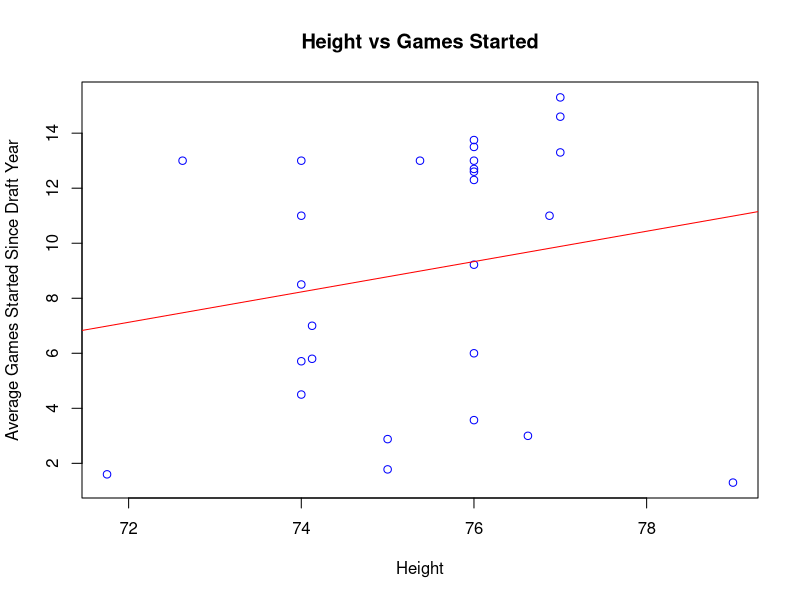
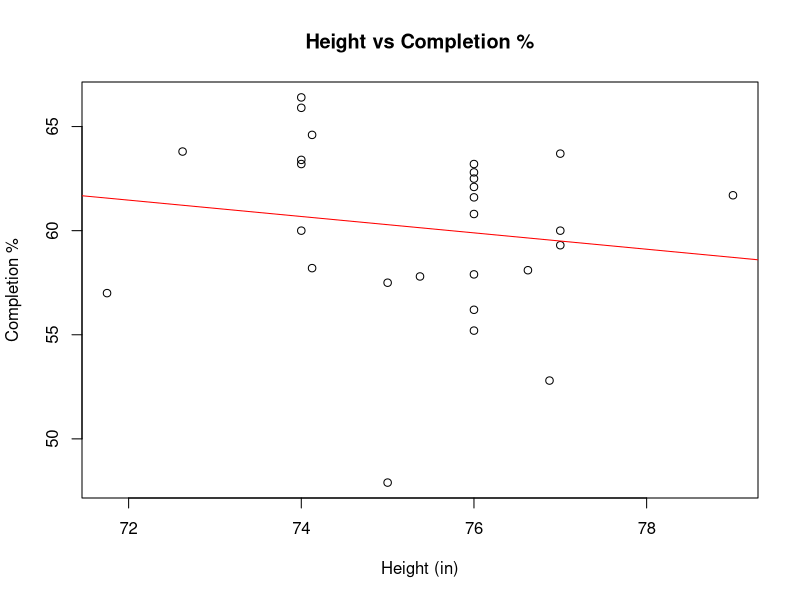
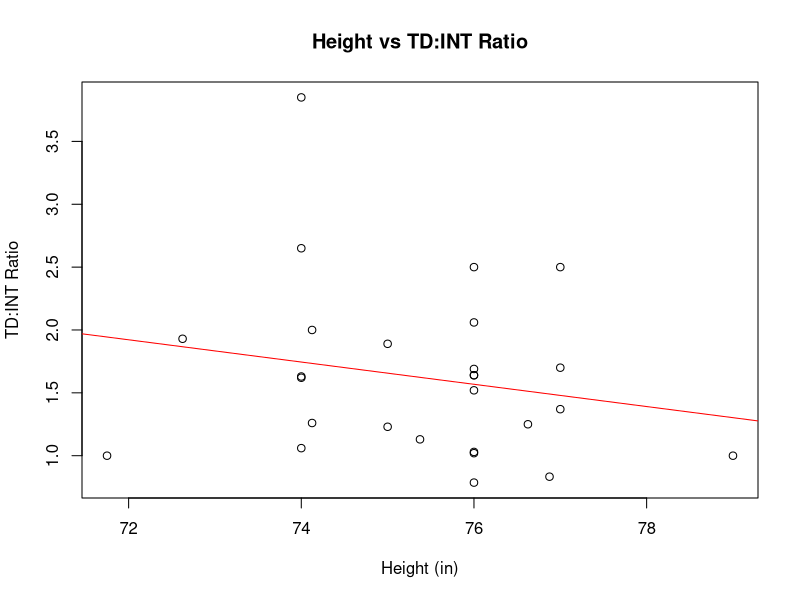
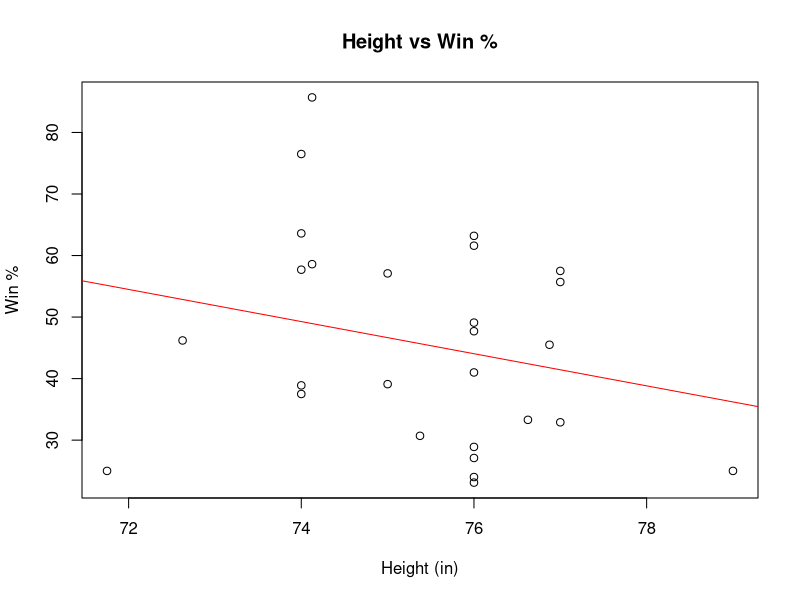
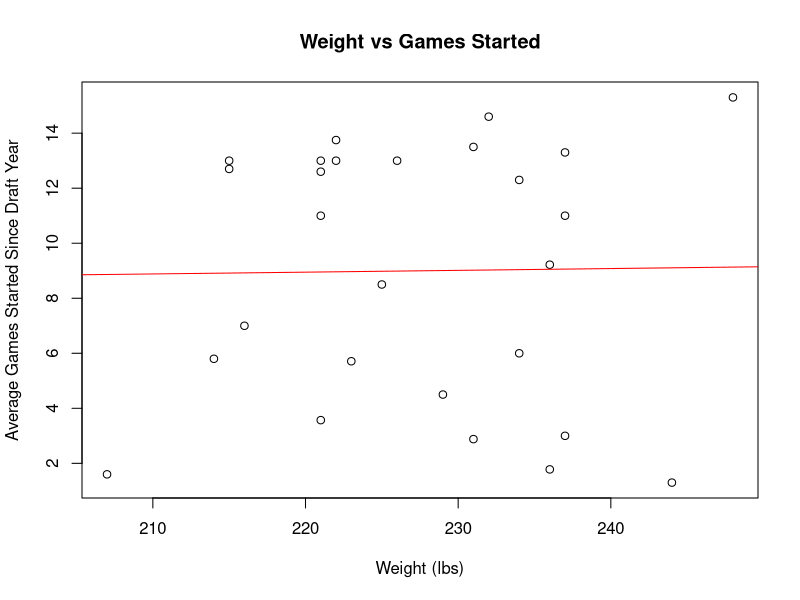
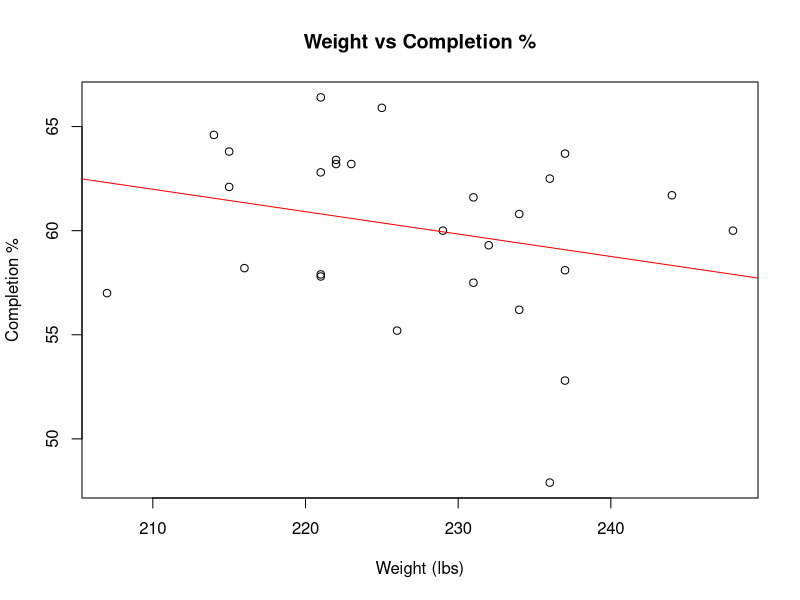
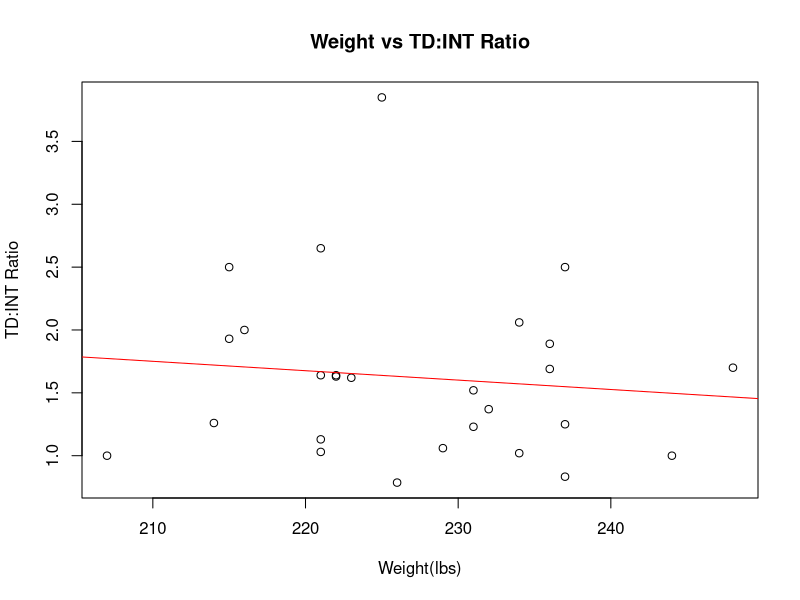
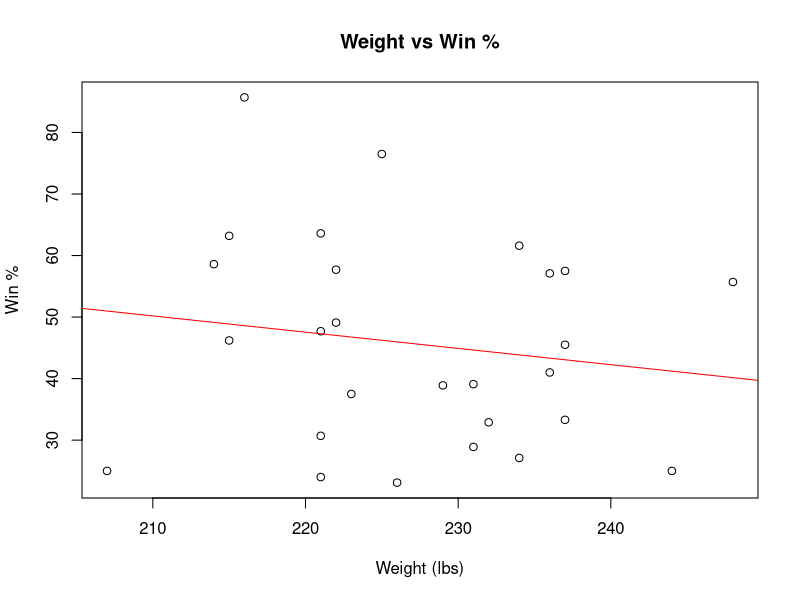

Write R code to recreate these figures, in order.
## ---- chunk 1
QB.HS = c("Baker Mayfield", 72.625, 215, 30.25, 9.25, 4.84, 29, 111, 7, 4.28, 13, .638, 1.93, .462, 
                        "Sam Darnold", 75.375, 221, 31, 9.375, 4.85, 26.5, 105, 6.96, 4.4, 13, .578, 1.13, .307, 
                        "Josh Allen", 76.875, 237, 33.25, 10.125, 4.75, 33.5, 119, 6.9, 4.4, 11, .528, .833, .455, 
                        "Josh Rosen", 76, 226, 31.75, 9.875, 4.92, 31, 111, 7.09, 4.28, 13, .552, .786, .231, 
                        "Lamar Jackson", 74.125, 216, 33.125, 9.5, NA, NA, NA, NA, NA, 7, .582, 2, .857, 
                        "Mitchell Tribusky", 74, 222, 32, 9.5, 4.67, 27.5, 116, 6.87, 4.25, 26/2, .634, 1.63, .577, 
                        "Patrick Mahomes", 74, 225, 33.25, 9.25, 4.8, 30, 114, 6.88, 4.08, 17/2, .659, 3.85, .765, 
                        "Deshaun Watson", 74, 221, 33, 9.75, 4.66, 32.5, 119, 6.95, 4.31, 22/2, .664, 2.65, .636, 
                        "Jared Goff", 76, 215, 32.75, 9, 4.82, 27, 110, 7.17, 4.47, 38/3, .621, 2.5, .632,
                        "Carson Wentz", 77, 237, 33.25, 10, 4.77, 30.5, 118, 6.86, 4.15, 40/3, .637, 2.5, .575, 
                        "Paxton Lynch", 79, 244, 34.25, 10.25, 4.86, 36, 118, 7.14, 4.26, 4/3, .617, 1, .25, 
                        "Jameis Winston", 76, 231, 32, 9.375, 4.97, 28.5, 103, 7.16, 4.36, 54/4, .616, 1.52, .389, 
                        "Marcus Mariota", 76, 222, 32, 9.875, 4.52, 36, 121, 6.87, 4.11, 55/4, .632, 1.64, .491, 
                        "Blake Bortles", 77, 232, 32.875, 9.375, 4.93, 32.5, 115, 7.08, 4.21, 73/5, .593, 1.37, .329, 
                        "Johnny Manziel", 71.75, 207, 31.375, 9.875, 4.68, 31.5, 113, 6.75, 4.03, 8/5, .570, 1, .25,
                        "Teddy Bridgewater", 74.125, 214, 33, 9.25, 4.78, 30, 113, 7.17, 4.2, 29/5, .646, 1.26, .586, 
                        "EJ Manuel", 76.625, 237, 35, 10.375, 4.65, 34, 118, 7.08, 4.21, 18/6, .581, 1.25, .333, 
                        "Andrew Luck", 76, 234, 32.625, 10, 4.67, 36, 124, 6.8, 4.28, 86/7, .608, 2.06, 616, 
                        "Robert Griffin", 74, 223, 32.25, 9.5, 4.41, 39, 120, NA, NA, 40/7, .632, 1.62, .375, 
                        "Ryan Tannehill", 76, 221, 32.675, 9, NA, NA, NA, NA, NA, 88/7, .628, 1.64, .477, 
                        "Brandon Weeden", 76, 221, 31.75, 9.625, 4.89, 32, 102, 7.36, 4.45, 25/7, .579, 1.03, .24, 
                        "Cam Newton", 77, 248, 33.75, 9.875, 4.56, 35, 126, 6.92, 4.18, 122/8, .600, 1.70, .557, 
                        "Jake Locker", 75, 231, 31.625, 9.625, 4.51, 35, 115, NA, 4.12, 23/8, .575, 1.23, .391, 
                        "Blaine Gabbert", 76, 234, 33, 10, 4.61, 33.5, 120, NA, 4.26, 48/8, .562, 1.02, .271, 
                        "Christian Ponder", 74, 229, 32.125, 10.25, 4.63, 34, 116, NA, 4.09, 36/8, .600, 1.06, .389,
                        "Sam Bradford", 76, 236, 34.375, 9.5, 4.79, NA, NA, NA, NA, 83/9, .625, 1.69, .410,  
                        "Tim Tebow", 75, 236, 31.75, 10.125, 4.71, 38.5, 115, 6.66, 4.17, 16/9, .479, 1.89, .571)
for (i in seq(1,length(QB.HS))) (
  if (i %% 14 == 13) {
    print(QB.HS[i])
  }
)
QB.DF = data.frame("Name"= c("Baker Mayfield", "Sam Darnold", "Josh Allen", "Josh Rosen", "Lamar Jackson", "Mitchell Trubisky", "Patrick Mahomes", "Deshaun Watson", "Jared Goff", "Carson Wentz", "Paxton Lynch", "Jameis Winston", "Marcus Mariota", "Blake Bortles", "Johnny Manziel", "Teddy Bridgewater", "EJ Manuel", "Andrew Luck", "Robert Griffin", "Ryan Tannehill", "Brandon Weeden", "Cam Newton", "Jake Locker", "Blaine Gabbert", "Christian Ponder", "Sam Bradford", "Tim Tebow"), 
                   "Height" = c(72.625, 75.375, 76.875, 76, 74.125, 74, 74, 74, 76, 77, 79, 76, 76, 77, 71.75, 74.125, 76.625, 76, 74, 76, 76, 77, 75, 76, 74, 76, 75), 
                   "Weight" = c(215, 221, 237, 226, 216, 222, 225, 221, 215, 237, 244, 231, 222, 232, 207, 214, 237, 234, 223, 221, 221, 248, 231, 234, 229, 236, 236), 
                   "Arm Size" = c(30.25, 31, 33.25, 31.75, 33.125, 32, 33.25, 33, 32.75, 33.25, 34.25, 32, 32, 32.875, 31.375, 33, 35, 32.625, 32.25, 32.675, 31.75, 33.75, 31.625, 33, 32.125, 34.375, 31.75), 
                   "Hand Size" = c(9.25, 9.375, 10.125, 9.875, 9.5, 9.5, 9.25, 9.75, 9, 10, 10.25, 9.375, 9.875, 9.375, 9.875, 9.25, 10.375, 10, 9.5, 9, 9.625, 9.875, 9.625, 10, 10.25, 9.5, 10.125), 
                   "40 Yard Dash" = c(4.84, 4.85, 4.75, 4.92, NA, 4.67, 4.8, 4.66, 4.82, 4.77, 4.86, 4.97, 4.52, 4.93, 4.68, 4.78, 4.65, 4.67, 4.41, NA, 4.89, 4.56, 4.51, 4.61, 4.63, 4.79, 4.71), 
                   "Vert" = c(29, 26.5, 33.5, 31, NA, 27.5, 30, 32.5, 27, 30.5, 36, 28.5, 36, 32.5, 31.5, 30, 34, 36, 39, NA, 32, 35, 35, 33.5, 34, NA, 38.5), 
                   "Broad" = c(111, 105, 119, 111, NA, 116, 114, 119, 110, 118, 118, 103, 121, 115, 113, 113, 118, 124, 120, NA, 102, 126, 115, 120, 116, NA, 115), 
                   "3-Cone" = c(7, 6.96, 6.9, 7.09, NA, 6.87, 6.88, 6.95, 7.17, 6.86, 7.14, 7.16, 6.87, 7.08, 6.75, 7.17, 7.08, 6.8, NA, NA, 7.36, 6.92, NA, NA, NA, NA, 6.66), 
                   "20 Yard Shuttle" = c(4.28, 4.4, 4.4, 4.28, NA, 4.25, 4.08, 4.31, 4.47, 4.15, 4.26, 4.36, 4.11, 4.21, 4.03, 4.2, 4.21, 4.28, NA, NA, 4.45, 4.18, 4.12, 4.26, 4.09, NA, 4.17), 
                   "GS/Years Since Draft" = c(13, 13, 11, 13, 7, 13, 8.5, 11, 12.7, 13.3, 1.3, 13.5, 13.75, 14.6, 1.6, 5.8, 3, 12.3, 5.71, 12.6, 3.57, 15.3, 2.88, 6, 4.5, 9.22, 1.78), 
                   "Cmp %" = c(63.8, 57.8, 52.8, 55.2, 58.2, 63.4, 65.9, 66.4, 62.1, 63.7, 61.7, 61.6, 63.2, 59.3, 57, 64.6, 58.1, 60.8, 63.2, 62.8, 57.9, 60, 57.5, 56.2, 60, 62.5, 47.9), 
                   "TD:INT" = c(1.93, 1.13, .833, .786, 2, 1.63, 3.85, 2.65, 2.5, 2.5, 1, 1.52, 1.64, 1.37, 1, 1.26, 1.25, 2.06, 1.62, 1.64, 1.03, 1.7, 1.23, 1.02, 1.06, 1.69, 1.89), 
                   "Win %" = c(46.2, 30.7, 45.5, 23.1, 85.7, 57.7, 76.5, 63.6, 63.2, 57.5, 25, 28.9, 49.1, 32.9, 25, 58.6, 33.3, 61.6, 37.5, 47.7, 24, 55.7, 39.1, 27.1, 38.9, 41, 57.1))

print(QB.DF)

## ---- chunk 2
plot(QB.DF$Height, QB.DF$GS.Years.Since.Draft, xlab = "Height", ylab = "Average Games Started Since Draft Year", main = "Height vs Games Started", col = "Blue")
abline(reg = lm(GS.Years.Since.Draft~Height, data = QB.DF), col = "Red")
lm(GS.Years.Since.Draft~Height, data = QB.DF)
cor(QB.DF$Height, QB.DF$GS.Years.Since.Draft)

plot(QB.DF$Height, QB.DF$Cmp.., xlab = "Height (in)", ylab = "Completion %", main = "Height vs Completion %")
abline(reg = lm(Cmp..~Height, data = QB.DF), col = "Red")
lm(Cmp..~Height, data = QB.DF)
cor(QB.DF$Height, QB.DF$Cmp..)

plot(QB.DF$Height, QB.DF$TD.INT, xlab = "Height (in)", ylab = "TD:INT Ratio", main = "Height vs TD:INT Ratio")
abline(reg = lm(TD.INT~Height, data = QB.DF), col = "Red")
lm(TD.INT~Height, data = QB.DF)
cor(QB.DF$Height, QB.DF$TD.INT)

plot(QB.DF$Height, QB.DF$Win.., xlab = "Height (in)", ylab = "Win %", main = "Height vs Win %")
abline(reg = lm(Win..~Height, data = QB.DF), col = "Red")
lm(Win..~Height, data = QB.DF)
cor(QB.DF$Height, QB.DF$Win..)
## ---- chunk 3
plot(QB.DF$Weight, QB.DF$GS.Years.Since.Draft, xlab = "Weight (lbs)", ylab = "Average Games Started Since Draft Year", main = "Weight vs Games Started")
abline(reg = lm(GS.Years.Since.Draft~Weight, data = QB.DF), col = "Red")
lm(GS.Years.Since.Draft~Weight, data = QB.DF)
cor(QB.DF$Weight, QB.DF$GS.Years.Since.Draft)

plot(QB.DF$Weight, QB.DF$Cmp.., xlab = "Weight (lbs)", ylab = "Completion %", main = "Weight vs Completion %")
abline(reg = lm(Cmp..~Weight, data = QB.DF), col = "Red")
lm(Cmp..~Weight, data = QB.DF)
cor(QB.DF$Weight, QB.DF$Cmp..)

plot(QB.DF$Weight, QB.DF$TD.INT, xlab = "Weight(lbs)", ylab = "TD:INT Ratio", main = "Weight vs TD:INT Ratio")
abline(reg = lm(TD.INT~Weight, data = QB.DF), col = "Red")
lm(TD.INT~Weight, data = QB.DF)
cor(QB.DF$Weight, QB.DF$TD.INT)

plot(QB.DF$Weight, QB.DF$Win.., xlab = "Weight (lbs)", ylab = "Win %", main = "Weight vs Win %")
abline(reg = lm(Win..~Weight, data = QB.DF), col = "Red")
lm(Win..~Weight, data = QB.DF)
cor(QB.DF$Weight, QB.DF$Win..)
## ---- chunk 4
plot(QB.DF$Arm.Size, QB.DF$GS.Years.Since.Draft, xlab = "Arm Size (in)", ylab = "Average Games Started Since Draft Year", main = "Arm Size vs Games Started")
abline(reg = lm(GS.Years.Since.Draft~Arm.Size, data = QB.DF), col = "Red")
lm(GS.Years.Since.Draft~Arm.Size, data = QB.DF)
cor(QB.DF$Arm.Size, QB.DF$GS.Years.Since.Draft)

plot(QB.DF$Arm.Size, QB.DF$Cmp.., xlab = "Arm Size (in)", ylab = "Completion %", main = "Arm Size vs Completion %")
abline(reg = lm(Cmp..~Arm.Size, data = QB.DF), col = "Red")
lm(Cmp..~Arm.Size, data = QB.DF)
cor(QB.DF$Arm.Size, QB.DF$Cmp..)

plot(QB.DF$Arm.Size, QB.DF$TD.INT, xlab = "Arm Size (in)", ylab = "TD:INT Ratio", main = "Arm Size vs TD:INT Ratio")
abline(reg = lm(TD.INT~Arm.Size, data = QB.DF), col = "Red")
lm(TD.INT~Arm.Size, data = QB.DF)
cor(QB.DF$Arm.Size, QB.DF$TD.INT)

plot(QB.DF$Arm.Size, QB.DF$Win.., xlab = "Arm Size (in)", ylab = "Win %", main = "Arm Size vs Win %")
abline(reg = lm(Win..~Arm.Size, data = QB.DF), col = "Red")
lm(Win..~Arm.Size, data = QB.DF)
cor(QB.DF$Arm.Size, QB.DF$Win..)
## ---- chunk 5
plot(QB.DF$Hand.Size, QB.DF$GS.Years.Since.Draft, xlab = "Hand Size (in)", ylab = "Average Games Started Since Draft Year", main = "Hand Size vs Games Started")
abline(reg = lm(GS.Years.Since.Draft~Hand.Size, data = QB.DF), col = "Red")
lm(GS.Years.Since.Draft~Hand.Size, data = QB.DF)
cor(QB.DF$Hand.Size, QB.DF$GS.Years.Since.Draft)

plot(QB.DF$Hand.Size, QB.DF$Cmp.., xlab = "Hand Size (in)", ylab = "Completion %", main = "Hand Size vs Completion %")
abline(reg = lm(Cmp..~Hand.Size, data = QB.DF), col = "Red")
lm(Cmp..~Hand.Size, data = QB.DF)
cor(QB.DF$Hand.Size, QB.DF$Cmp..)

plot(QB.DF$Hand.Size, QB.DF$TD.INT, xlab = "Hand Size (in)", ylab = "TD:INT Ratio", main = "Hand Size vs TD:INT Ratio")
abline(reg = lm(TD.INT~Hand.Size, data = QB.DF), col = "Red")
lm(TD.INT~Hand.Size, data = QB.DF)
cor(QB.DF$Hand.Size, QB.DF$TD.INT)

plot(QB.DF$Hand.Size, QB.DF$Win.., xlab = "Hand Size (in)", ylab = "Win %", main = "Hand Size vs Win %")
abline(reg = lm(Win..~Hand.Size, data = QB.DF), col = "Red")
lm(Win..~Hand.Size, data = QB.DF)
cor(QB.DF$Hand.Size, QB.DF$Win..)
## ---- chunk 6
plot(QB.DF$X40.Yard.Dash, QB.DF$GS.Years.Since.Draft, xlab = "40 Yard Dash (s)", ylab = "Average Games Started Since Draft Year", main = "40 Yard Dash vs Games Started")
abline(reg = lm(GS.Years.Since.Draft~X40.Yard.Dash, data = QB.DF), col = "Red")
lm(GS.Years.Since.Draft~X40.Yard.Dash, data = QB.DF)
cor(QB.DF$X40.Yard.Dash, QB.DF$GS.Years.Since.Draft, use = "complete")

plot(QB.DF$X40.Yard.Dash, QB.DF$Cmp.., xlab = "40 Yard Dash (s)", ylab = "Completion %", main = "40 Yard Dash vs Completion %")
abline(reg = lm(Cmp..~X40.Yard.Dash, data = QB.DF), col = "Red")
lm(Cmp..~X40.Yard.Dash, data = QB.DF)
cor(QB.DF$X40.Yard.Dash, QB.DF$Cmp.., use = "complete")

plot(QB.DF$X40.Yard.Dash, QB.DF$TD.INT, xlab = "40 Yard Dash (s)", ylab = "TD:INT Ratio", main = "40 Yard Dash vs TD:INT Ratio")
abline(reg = lm(TD.INT~X40.Yard.Dash, data = QB.DF), col = "Red")
lm(TD.INT~X40.Yard.Dash, data = QB.DF)
cor(QB.DF$X40.Yard.Dash, QB.DF$TD.INT, use = "complete")

plot(QB.DF$X40.Yard.Dash, QB.DF$Win.., xlab = "40 Yard Dash (s)", ylab = "Win %", main = "40 Yard Dash vs Win %")
abline(reg = lm(Win..~X40.Yard.Dash, data = QB.DF), col = "Red")
lm(Win..~X40.Yard.Dash, data = QB.DF)
cor(QB.DF$X40.Yard.Dash, QB.DF$Win.., use = "complete")
## ---- chunk 7
plot(QB.DF$Vert, QB.DF$GS.Years.Since.Draft, xlab = "Vertical Jump (in)", ylab = "Average Games Started Since Draft Year", main = "Vert vs Games Started")
abline(reg = lm(GS.Years.Since.Draft~Vert, data = QB.DF), col = "Red")
lm(GS.Years.Since.Draft~Vert, data = QB.DF)
cor(QB.DF$Vert, QB.DF$GS.Years.Since.Draft, use = "complete")

plot(QB.DF$Vert, QB.DF$Cmp.., xlab = "Vertical Jump (in)", ylab = "Completion %", main = "Vert vs Completion %")
abline(reg = lm(Cmp..~Vert, data = QB.DF), col = "Red")
lm(Cmp..~Vert, data = QB.DF)
cor(QB.DF$Vert, QB.DF$Cmp.., use = "complete")

plot(QB.DF$Vert, QB.DF$TD.INT, xlab = "Vertical Jump (in)", ylab = "TD:INT Ratio", main = "Vert vs TD:INT Ratio")
abline(reg = lm(TD.INT~Vert, data = QB.DF), col = "Red")
lm(TD.INT~Vert, data = QB.DF)
cor(QB.DF$Vert, QB.DF$TD.INT, use = "complete")

plot(QB.DF$Vert, QB.DF$Win.., xlab = "Vertical Jump (in)", ylab = "Win %", main = "Vert vs Win %")
abline(reg = lm(Win..~Vert, data = QB.DF), col = "Red")
lm(Win..~Vert, data = QB.DF)
cor(QB.DF$Vert, QB.DF$Win.., use = "complete")
## ---- chunk 8
plot(QB.DF$Broad, QB.DF$GS.Years.Since.Draft, xlab = "Broad (in)", ylab = "Average Games Started Since Draft Year", main = "Broad vs Games Started")
abline(reg = lm(GS.Years.Since.Draft~Broad, data = QB.DF), col = "Red")
lm(GS.Years.Since.Draft~Broad, data = QB.DF)
cor(QB.DF$Broad, QB.DF$GS.Years.Since.Draft, use = "complete")

plot(QB.DF$Broad, QB.DF$Cmp.., xlab = "Broad (in)", ylab = "Completion %", main = "Broad vs Completion %")
abline(reg = lm(Cmp..~Broad, data = QB.DF), col = "Red")
lm(Cmp..~Broad, data = QB.DF)
cor(QB.DF$Broad, QB.DF$Cmp.., use = "complete")

plot(QB.DF$Broad, QB.DF$TD.INT, xlab = "Broad (in)", ylab = "TD:INT Ratio", main = "Broad vs TD:INT Ratio")
abline(reg = lm(TD.INT~Broad, data = QB.DF), col = "Red")
lm(TD.INT~Broad, data = QB.DF)
cor(QB.DF$Broad, QB.DF$TD.INT, use = "complete")

plot(QB.DF$Broad, QB.DF$Win.., xlab = "Broad (in)", ylab = "Win %", main = "Broad vs Win %")
abline(reg = lm(Win..~Broad, data = QB.DF), col = "Red")
lm(Win..~Broad, data = QB.DF)
cor(QB.DF$Broad, QB.DF$Win.., use = "complete")
## ---- chunk 9
plot(QB.DF$X3.Cone, QB.DF$GS.Years.Since.Draft, xlab = "3 Cone (s)", ylab = "Average Games Started Since Draft Year", main = "3 Cone vs Games Started")
abline(reg = lm(GS.Years.Since.Draft~X3.Cone, data = QB.DF), col = "Red")
lm(GS.Years.Since.Draft~X3.Cone, data = QB.DF)
cor(QB.DF$X3.Cone, QB.DF$GS.Years.Since.Draft, use = "complete")

plot(QB.DF$X3.Cone, QB.DF$Cmp.., xlab = "3 Cone (s)", ylab = "Completion %", main = "3 Cone vs Completion %")
abline(reg = lm(Cmp..~X3.Cone, data = QB.DF), col = "Red")
lm(Cmp..~X3.Cone, data = QB.DF)
cor(QB.DF$X3.Cone, QB.DF$Cmp.., use = "complete")

plot(QB.DF$X3.Cone, QB.DF$TD.INT, xlab = "3 Cone (s)", ylab = "TD:INT Ratio", main = "3 Cone vs TD:INT Ratio")
abline(reg = lm(TD.INT~X3.Cone, data = QB.DF), col = "Red")
lm(TD.INT~X3.Cone, data = QB.DF)
cor(QB.DF$X3.Cone, QB.DF$TD.INT, use = "complete")

plot(QB.DF$X3.Cone, QB.DF$Win.., xlab = "3 Cone (s)", ylab = "Win %", main = "3 Cone vs Win %")
abline(reg = lm(Win..~X3.Cone, data = QB.DF), col = "Red")
lm(Win..~X3.Cone, data = QB.DF)
cor(QB.DF$X3.Cone, QB.DF$Win.., use = "complete")
## ---- chunk 10
plot(QB.DF$X20.Yard.Shuttle, QB.DF$GS.Years.Since.Draft, xlab = "20 Yard Shuttle (s)", ylab = "Average Games Started Since Draft Year", main = "20 Yard Shuttle vs Games Started")
abline(reg = lm(GS.Years.Since.Draft~X20.Yard.Shuttle, data = QB.DF), col = "Red")
lm(GS.Years.Since.Draft~X20.Yard.Shuttle, data = QB.DF)
cor(QB.DF$X20.Yard.Shuttle, QB.DF$GS.Years.Since.Draft, use = "complete")

plot(QB.DF$X20.Yard.Shuttle, QB.DF$Cmp.., xlab = "20 Yard Shuttle (s)", ylab = "Completion %", main = "20 Yard Shuttle vs Completion %")
abline(reg = lm(Cmp..~X20.Yard.Shuttle, data = QB.DF), col = "Red")
lm(Cmp..~X20.Yard.Shuttle, data = QB.DF)
cor(QB.DF$X20.Yard.Shuttle, QB.DF$Cmp.., use = "complete")

plot(QB.DF$X20.Yard.Shuttle, QB.DF$TD.INT, xlab = "20 Yard Shuttle (s)", ylab = "TD:INT Ratio", main = "20 Yard Shuttle vs TD:INT Ratio")
abline(reg = lm(TD.INT~X20.Yard.Shuttle, data = QB.DF), col = "Red")
lm(TD.INT~X20.Yard.Shuttle, data = QB.DF)
cor(QB.DF$X20.Yard.Shuttle, QB.DF$TD.INT, use = "complete")

plot(QB.DF$X20.Yard.Shuttle, QB.DF$Win.., xlab = "20 Yard Shuttle (s)", ylab = "Win %", main = "20 Yard Shuttle vs Win %")
abline(reg = lm(Win..~X20.Yard.Shuttle, data = QB.DF), col = "Red")
lm(Win..~X20.Yard.Shuttle, data = QB.DF)
cor(QB.DF$X20.Yard.Shuttle, QB.DF$Win.., use = "complete")
